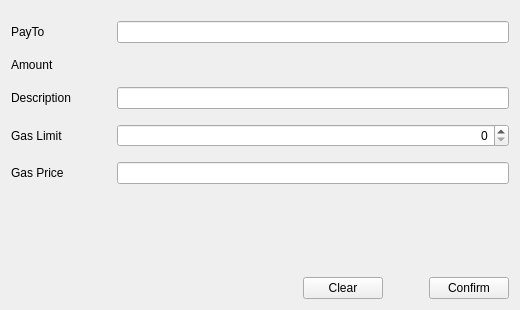
<?xml version="1.0" encoding="UTF-8"?>
<ui version="4.0">
 <class>SendTokenPage</class>
 <widget class="QWidget" name="SendTokenPage">
  <property name="enabled">
   <bool>true</bool>
  </property>
  <property name="geometry">
   <rect>
    <x>0</x>
    <y>0</y>
    <width>520</width>
    <height>310</height>
   </rect>
  </property>
  <property name="windowTitle">
   <string>Form</string>
  </property>
  <layout class="QVBoxLayout" name="verticalLayout">
   <item>
    <spacer name="verticalSpacer_2">
     <property name="orientation">
      <enum>Qt::Vertical</enum>
     </property>
     <property name="sizeType">
      <enum>QSizePolicy::Fixed</enum>
     </property>
     <property name="sizeHint" stdset="0">
      <size>
       <width>20</width>
       <height>10</height>
      </size>
     </property>
    </spacer>
   </item>
   <item>
    <layout class="QGridLayout" name="gridLayout">
     <property name="verticalSpacing">
      <number>15</number>
     </property>
     <item row="0" column="0">
      <widget class="QLabel" name="labelPayTo">
       <property name="minimumSize">
        <size>
         <width>100</width>
         <height>0</height>
        </size>
       </property>
       <property name="text">
        <string>PayTo</string>
       </property>
      </widget>
     </item>
     <item row="1" column="0">
      <widget class="QLabel" name="labelAmount">
       <property name="minimumSize">
        <size>
         <width>100</width>
         <height>0</height>
        </size>
       </property>
       <property name="text">
        <string>Amount</string>
       </property>
      </widget>
     </item>
     <item row="3" column="0">
      <widget class="QLabel" name="labelGasLimit">
       <property name="minimumSize">
        <size>
         <width>100</width>
         <height>0</height>
        </size>
       </property>
       <property name="text">
        <string>Gas Limit</string>
       </property>
      </widget>
     </item>
     <item row="4" column="0">
      <widget class="QLabel" name="labelGasPrice">
       <property name="minimumSize">
        <size>
         <width>100</width>
         <height>0</height>
        </size>
       </property>
       <property name="text">
        <string>Gas Price</string>
       </property>
      </widget>
     </item>
     <item row="2" column="0">
      <widget class="QLabel" name="labelDescription">
       <property name="minimumSize">
        <size>
         <width>100</width>
         <height>0</height>
        </size>
       </property>
       <property name="text">
        <string>Description</string>
       </property>
      </widget>
     </item>
     <item row="0" column="1">
      <widget class="QValidatedLineEdit" name="lineEditPayTo"/>
     </item>
     <item row="2" column="1">
      <widget class="QLineEdit" name="lineEditDescription"/>
     </item>
     <item row="4" column="1">
      <widget class="BitcoinAmountField" name="lineEditGasPrice"/>
     </item>
     <item row="3" column="1">
      <widget class="QSpinBox" name="lineEditGasLimit">
       <property name="alignment">
        <set>Qt::AlignRight|Qt::AlignTrailing|Qt::AlignVCenter</set>
       </property>
      </widget>
     </item>
     <item row="1" column="1">
      <widget class="TokenAmountField" name="lineEditAmount" native="true"/>
     </item>
    </layout>
   </item>
   <item>
    <spacer name="verticalSpacer">
     <property name="orientation">
      <enum>Qt::Vertical</enum>
     </property>
     <property name="sizeHint" stdset="0">
      <size>
       <width>20</width>
       <height>40</height>
      </size>
     </property>
    </spacer>
   </item>
   <item>
    <layout class="QHBoxLayout" name="horizontalLayout">
     <item>
      <spacer name="horizontalSpacer">
       <property name="orientation">
        <enum>Qt::Horizontal</enum>
       </property>
       <property name="sizeType">
        <enum>QSizePolicy::Expanding</enum>
       </property>
       <property name="sizeHint" stdset="0">
        <size>
         <width>40</width>
         <height>20</height>
        </size>
       </property>
      </spacer>
     </item>
     <item>
      <widget class="QPushButton" name="clearButton">
       <property name="text">
        <string>Clear</string>
       </property>
      </widget>
     </item>
     <item>
      <spacer name="horizontalSpacer_2">
       <property name="orientation">
        <enum>Qt::Horizontal</enum>
       </property>
       <property name="sizeType">
        <enum>QSizePolicy::Fixed</enum>
       </property>
       <property name="sizeHint" stdset="0">
        <size>
         <width>40</width>
         <height>20</height>
        </size>
       </property>
      </spacer>
     </item>
     <item>
      <widget class="QPushButton" name="confirmButton">
       <property name="text">
        <string>Confirm</string>
       </property>
      </widget>
     </item>
    </layout>
   </item>
  </layout>
 </widget>
 <customwidgets>
  <customwidget>
   <class>QValidatedLineEdit</class>
   <extends>QLineEdit</extends>
   <header>qt/qvalidatedlineedit.h</header>
  </customwidget>
  <customwidget>
   <class>BitcoinAmountField</class>
   <extends>QLineEdit</extends>
   <header>qt/bitcoinamountfield.h</header>
   <container>1</container>
  </customwidget>
  <customwidget>
   <class>TokenAmountField</class>
   <extends>QWidget</extends>
   <header>qt/tokenamountfield.h</header>
   <container>1</container>
  </customwidget>
 </customwidgets>
 <resources/>
 <connections/>
</ui>
